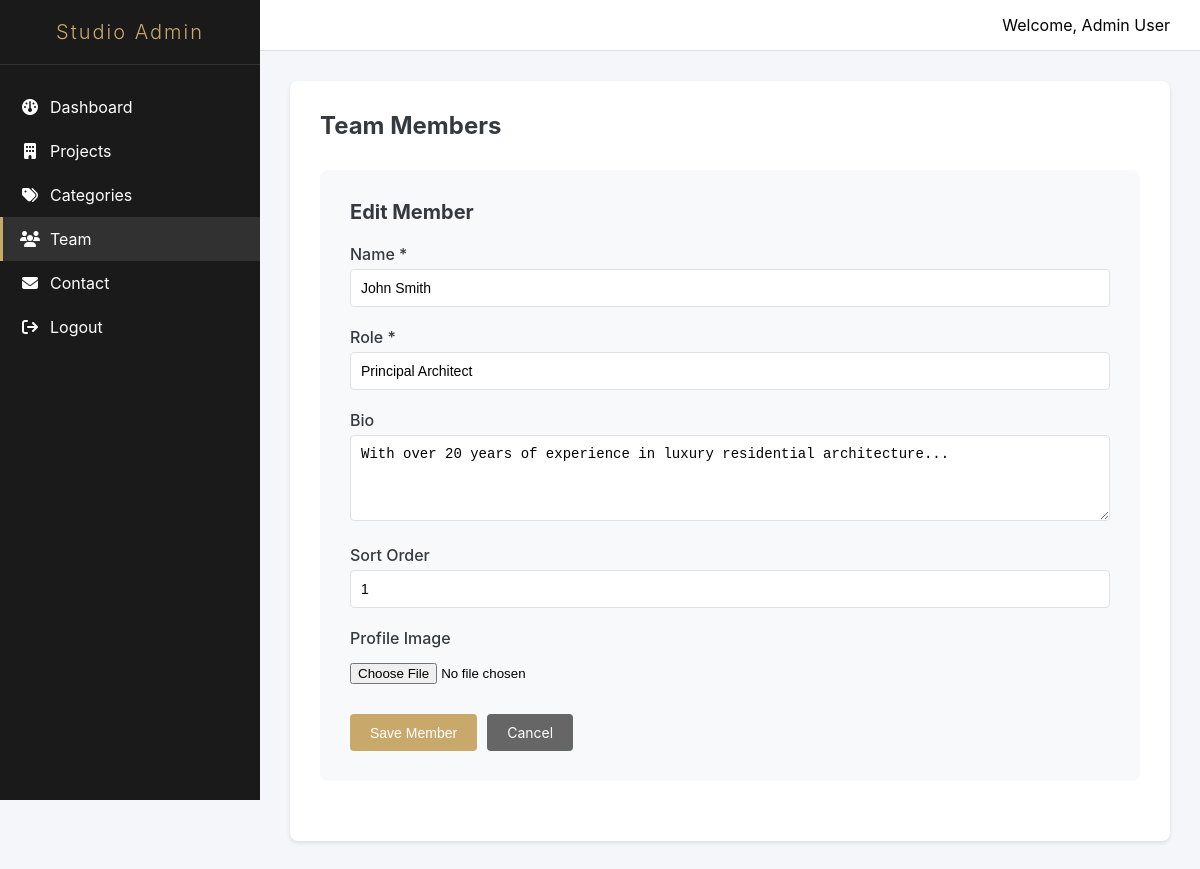
Page /admin/team.php?edit=1 (signed in) on the committed database.
### tables this page shows
CREATE TABLE team (
    id INT AUTO_INCREMENT PRIMARY KEY,
    name VARCHAR(100) NOT NULL,
    role VARCHAR(100) NOT NULL,
    bio TEXT,
    image VARCHAR(255),
    sort_order INT DEFAULT 0,
    created_at TIMESTAMP DEFAULT CURRENT_TIMESTAMP
);

### admin/team.php (the view, shortened to what this page needs)
<?php
$db = Database::getInstance()->getConnection();
$editMember = null;
if (isset($_GET['edit'])) {
    $stmt = $db->prepare("SELECT * FROM team WHERE id = ?");
    $stmt->execute([(int)$_GET['edit']]);
    $editMember = $stmt->fetch();
}
$team = $db->query("SELECT * FROM team ORDER BY sort_order ASC")->fetchAll();
include __DIR__ . '/includes/header.php';
?>
<div class="admin-content">
    <div class="admin-header">
        <h1>Team Members</h1>
    </div>
    <div class="form-container <?php echo !$editMember ? 'hidden' : ''; ?>" id="addForm">
        <h2><?php echo $editMember ? 'Edit Member' : 'Add New Team Member'; ?></h2>
        <form method="POST" enctype="multipart/form-data">
            <div class="form-group">
                <label for="name">Name *</label>
                <input type="text" id="name" name="name" required
                       value="<?php echo $editMember ? $editMember['name'] : ''; ?>">
            </div>
            <div class="form-group">
                <label for="role">Role *</label>
                <input type="text" id="role" name="role" required
                       value="<?php echo $editMember ? $editMember['role'] : ''; ?>">
            </div>
            <div class="form-group">
                <label for="bio">Bio</label>
                <textarea id="bio" name="bio" rows="4"><?php echo $editMember ? $editMember['bio'] : ''; ?></textarea>
            </div>
            <div class="form-group">
                <label for="sort_order">Sort Order</label>
                <input type="number" id="sort_order" name="sort_order"
                       value="<?php echo $editMember ? $editMember['sort_order'] : '0'; ?>">
            </div>
            <div class="form-group">
                <label for="image">Profile Image</label>
                <input type="file" id="image" name="image" accept="image/*">
            </div>
            <div class="form-actions">
                <button type="submit" class="btn-primary">Save Member</button>
                <a href="team.php" class="btn-secondary">Cancel</a>
            </div>
        </form>
    </div>
</div>
<?php include __DIR__ . '/includes/footer.php'; ?>

### assets/css/admin.css (style rules this page uses)
:root { --primary: #1a1a1a; --secondary: #666666; --accent: #c9a96b; --success: #28a745; --danger: #dc3545; --warning: #ffc107; --light: #f8f9fa; --dark: #343a40; --border: #dee2e6; }
* { margin: 0; padding: 0; box-sizing: border-box; }
body { font-family: -apple-system, BlinkMacSystemFont, 'Segoe UI', Roboto, Oxygen, Ubuntu, sans-serif; background: #f4f6f9; }
.admin-content { background: #fff; border-radius: 8px; padding: 30px; box-shadow: 0 2px 4px rgba(0,0,0,0.1); }
.admin-header { display: flex; justify-content: space-between; align-items: center; margin-bottom: 30px; }
.admin-header h1 { font-size: 24px; color: var(--dark); }
.form-container { background: var(--light); padding: 30px; border-radius: 8px; margin-bottom: 30px; }
.form-container h2 { margin-bottom: 20px; color: var(--dark); font-size: 20px; }
.form-group { margin-bottom: 20px; }
.form-group label { display: block; margin-bottom: 5px; font-weight: 500; color: var(--dark); }
.form-group input[type="text"], .form-group input[type="email"], .form-group input[type="number"], .form-group input[type="password"], .form-group select, .form-group textarea { width: 100%; padding: 10px; border: 1px solid var(--border); border-radius: 4px; font-size: 14px; transition: border-color 0.3s; }
.form-group input[type="file"] { padding: 10px 0; }
.form-actions { display: flex; gap: 10px; margin-top: 20px; }
.btn-primary, .btn-secondary, .btn-danger { padding: 10px 20px; border: none; border-radius: 4px; font-size: 14px; cursor: pointer; text-decoration: none; display: inline-block; transition: all 0.3s; }
.btn-primary { background: var(--accent); color: #fff; }
.btn-secondary { background: var(--secondary); color: #fff; }

### rows in the picture
team: name "John Smith", role "Principal Architect", bio "With over 20 years of experience in luxury residential architecture...", sort_order "1"

### other values in the picture
$_SESSION['user_name'] "Admin User"
